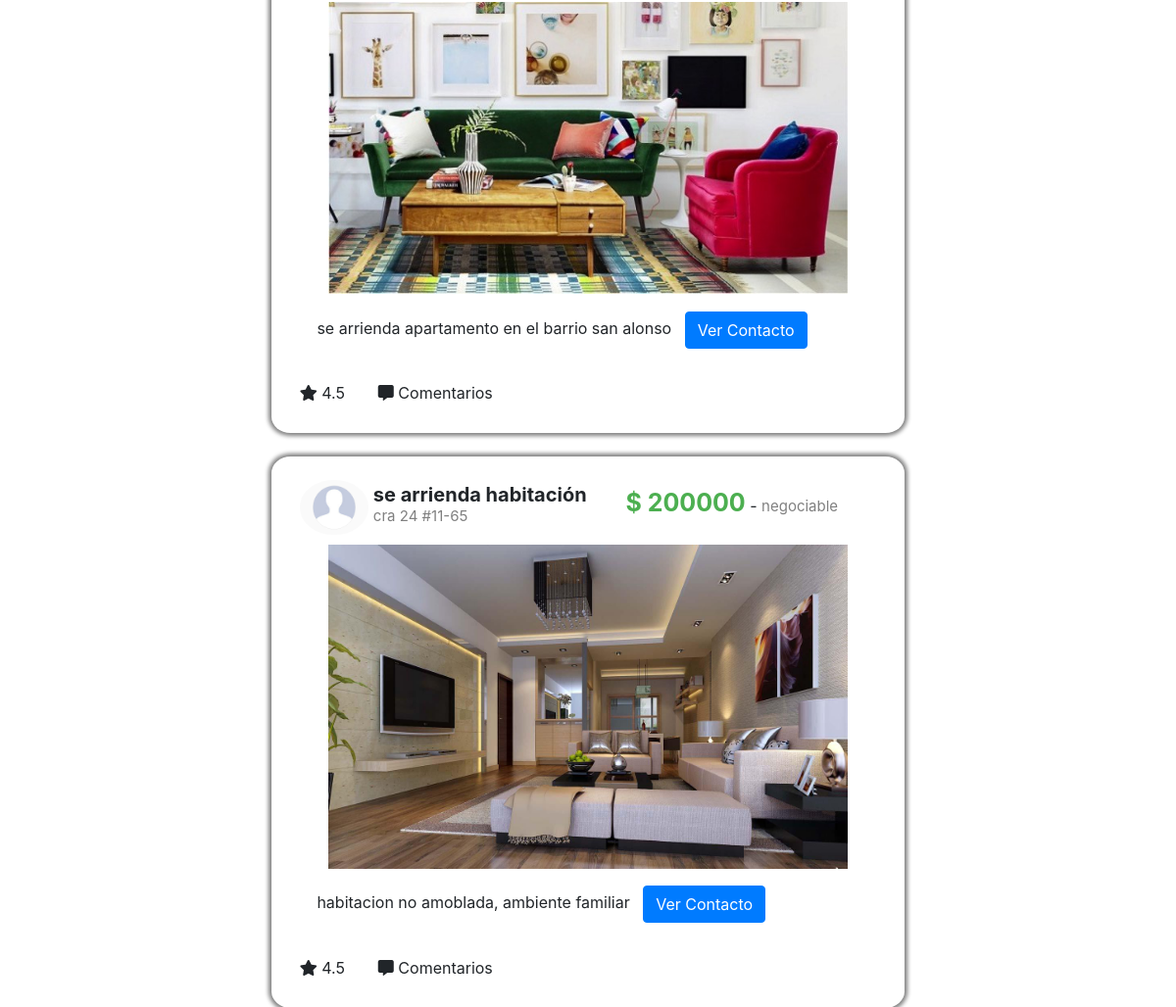
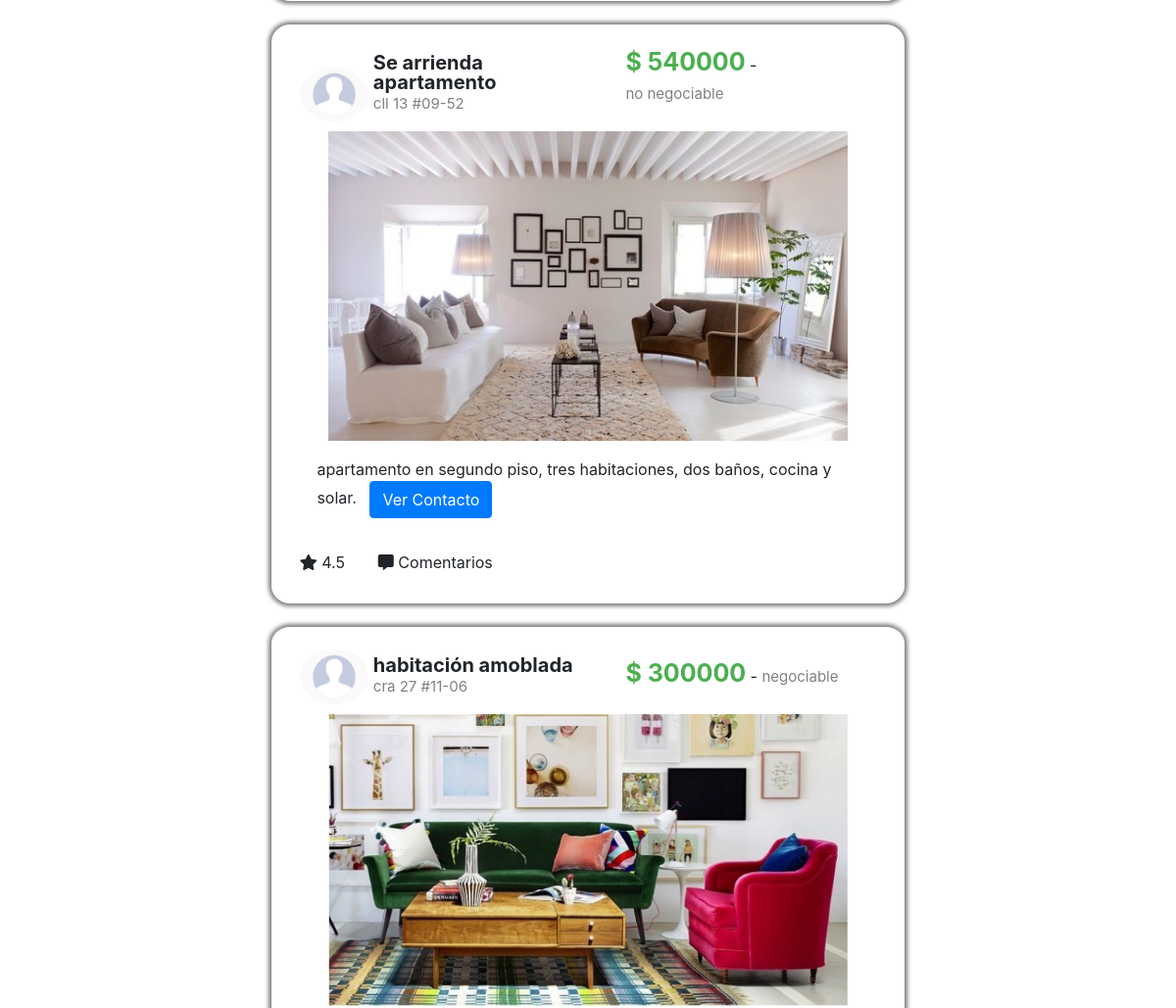
/ (signed in, middle part), run on an earlier commit of the app's database (2 pictures, top to bottom).
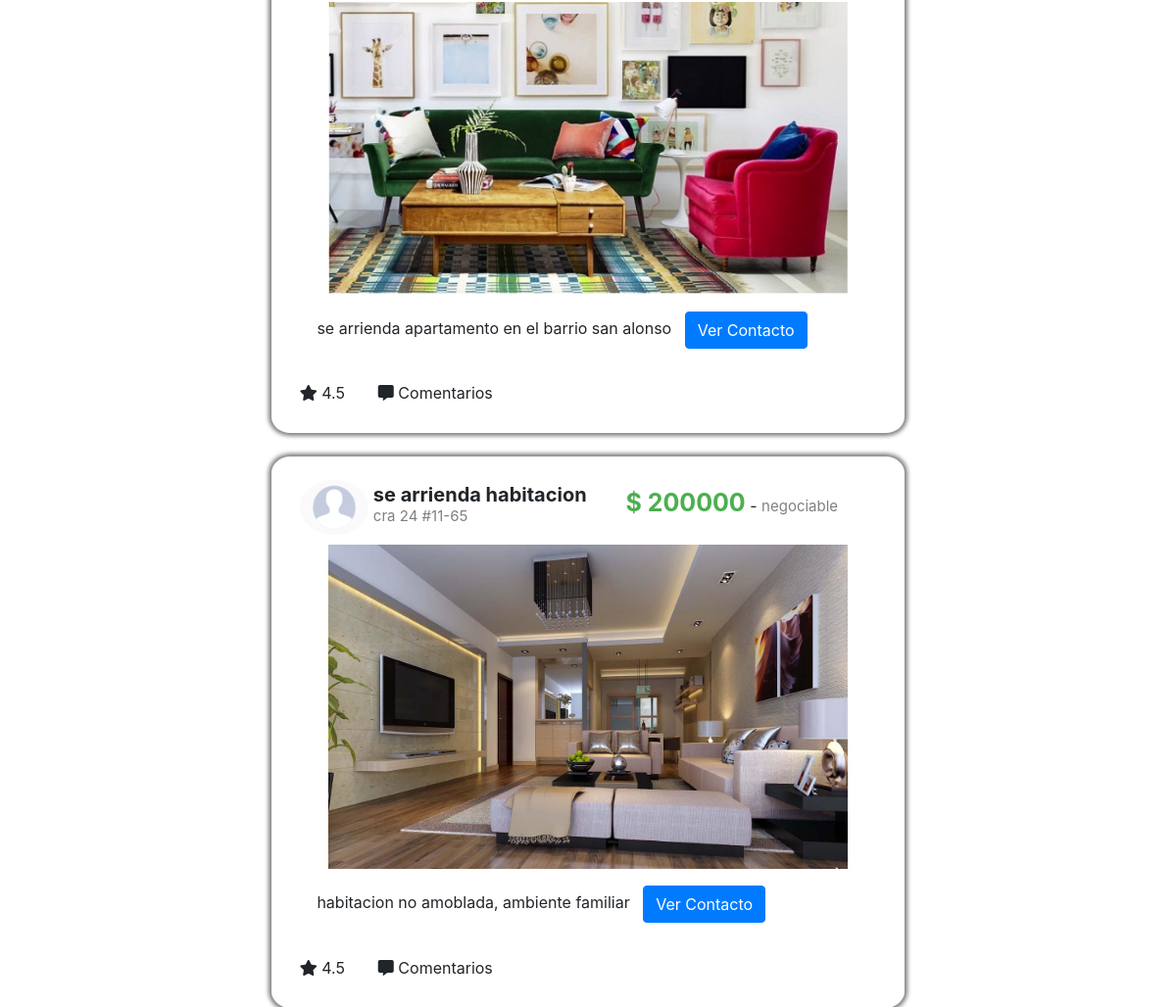
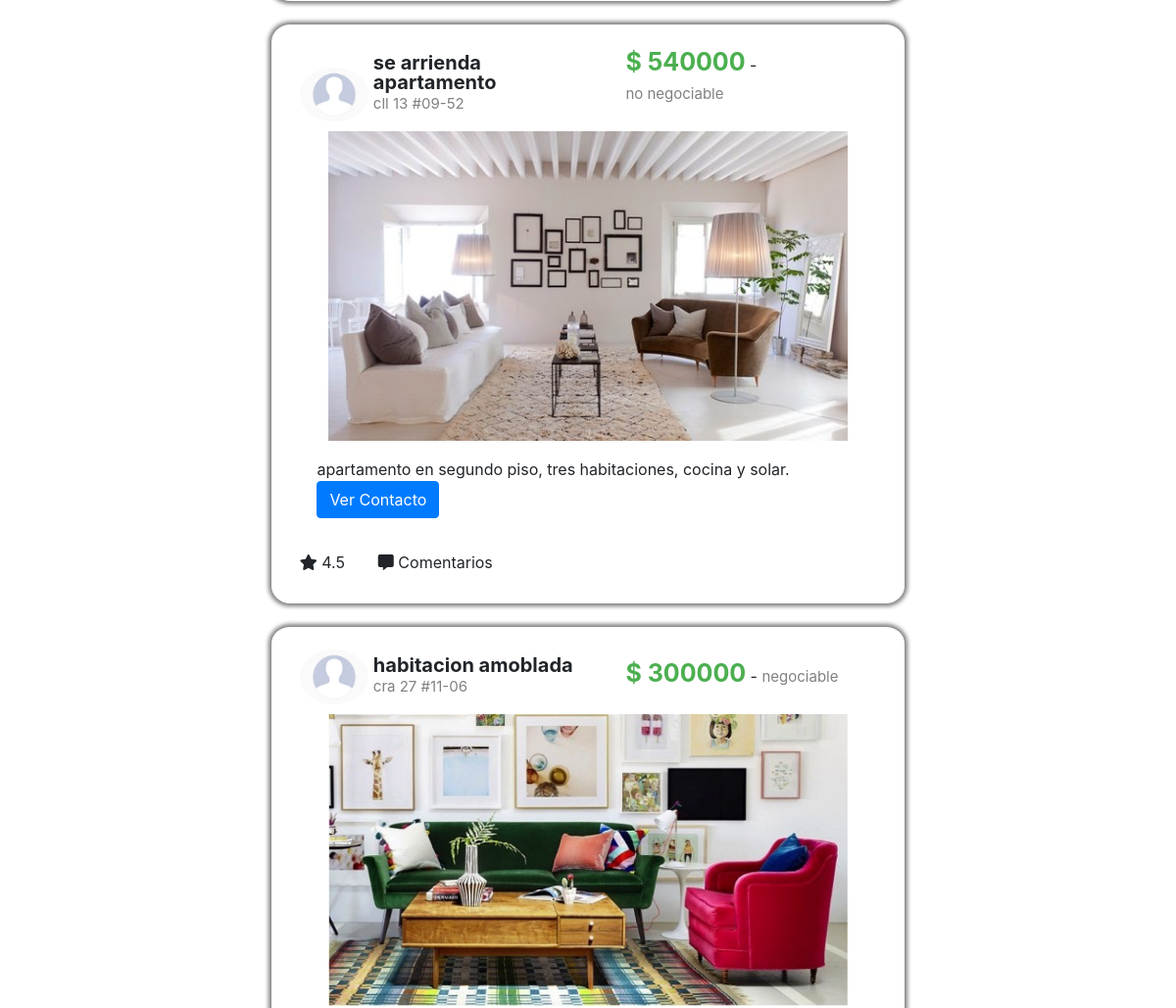
And on a later commit of the database (2 pictures, top to bottom).
### tables this page shows
CREATE TABLE `publicacion` (
  `idPublicacion` int(11) NOT NULL,
  `nombre` varchar(30) DEFAULT NULL,
  `ubicacion` varchar(20) DEFAULT NULL,
  `precio` int(11) DEFAULT NULL,
  `descripcion` varchar(150) DEFAULT NULL,
  `fechaPublicada` datetime DEFAULT NULL,
  `estado` char(1) DEFAULT NULL,
  `negociable` char(16) DEFAULT NULL,
  `tipoInmueble` varchar(20) DEFAULT NULL,
  `urlImagen` varchar(100) DEFAULT NULL,
  `idCliente` varchar(20) DEFAULT NULL
);

### index.php (the view, shortened to what this page needs)
<!DOCTYPE html>
<html lang="en">
<head>
    <?php
    $conexion = conectar();
    if (isset($_SESSION['identificacion']) || isset($_SESSION['contrasena'])){
        $sql = "select * from publicacion";
    }else{
        $sql = "select * from publicacion limit 3";
    }
    $r = mysqli_query($conexion, $sql);
    ?>
    <link rel="stylesheet" href="https://stackpath.bootstrapcdn.com/bootstrap/4.3.1/css/bootstrap.min.css"
>
    <link rel="stylesheet" href="estilo.css">
    <link rel="stylesheet" href="https://use.fontawesome.com/releases/v5.8.1/css/all.css">
</head>
<body>
    <div class="container-fluid">
        <div class="row">
            <div class="col-md-1"></div>
            <div class="col-md-10 fondo">
                <br>
                <div class="container">
                    <br>
                    <br>
                    <div id="lista_publicaciones">
                        <?PHP
                        while ($publicacion = mysqli_fetch_array($r)) {
                            ?>
                        <div class="row">
                            <div class="col-md-2"></div>
                            <div class="col-md-8 contenidoPublicacion">
                                <div class="divImagenPerfil">
                                    <img src="imagenes/im_perfil.png" alt="foto de perfil"
                                        style="width: 100%; border-radius: 50%;">
                                </div>
                                <div class="encabezadoPublicacion">
                                    <span class="tituloPublicacion">
                                        <?PHP echo $publicacion['nombre']; ?></span></br>
                                    <span class="subtituloPublicacion">
                                        <?PHP echo $publicacion['ubicacion']; ?></span></br>
                                </div>
                                <div class="divPrecio">
                                    <span class="tituloPublicacion" style="color:#4CAF50;font-size:25px;">$
                                        <?PHP echo $publicacion['precio']; ?></span> - <span
                                        class="subtituloPublicacion">
                                        <?PHP
                                            echo $publicacion['negociable']; ?>
                                    </span>
                                </div>
                                <div class="imagenPublicacion">
                                    <img <?PHP echo 'src=' . $publicacion['urlImagen']; ?> alt="Publicacion"
                                    style="width: 100%">
                                </div>
                                <div class="descripcionPublicacion">
                                    <p>
                                        <?PHP echo $publicacion['descripcion']; ?> &nbsp <button
                                            onclick="ver_perfil_cliente(this)" data-toggle="modal" data-target="#myModal" type="button" class="btn btn-primary"
                                            style="padding-top:1%;">Ver Contacto</button></p>
                                </div>
                                <div class="botonesPublicacion">
                                    <span class="botonPublicacion"><i class="fas fa-star"></i> 4.5</span>
                                    <span><i class="fas fa-comment-alt"></i> Comentarios</span>
                                </div>
                            </div>
                            <div class="col-md-2">
                            </div>
                        </div>
                        <br>
                        <?PHP
                        }
                        ?>
                    </div>
                </div>
            </div>
            <div class="col-md-1"></div>
        </div>
    </div>
</body>
</html>

What changed in the data, as far as the page shows it:
changed publicacion "habitacion no amoblada, ambiente familiar": nombre "se arrienda habitación" → "se arrienda habitacion"
changed publicacion "cll 13 #09-52": nombre "Se arrienda apartamento" → "se arrienda apartamento"; descripcion "apartamento en segundo piso, tres habitaciones, dos baños, cocina y solar." → "apartamento en segundo piso, tres habitaciones, cocina y solar."
changed publicacion "cra 27 #11-06": nombre "habitación amoblada" → "habitacion amoblada"
